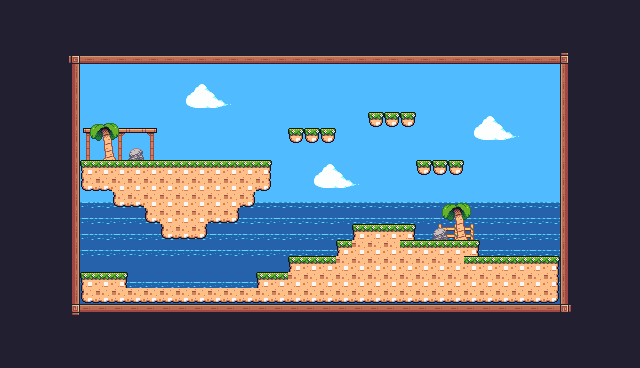

Rendered tile map (Tiled .tmx) drawn with the repository's tilesets; below, a short description and the map source with its tile grids summarised:
An orthogonal 40x23 tile map with 16x16 px tiles, 7 tile layers (Tile Layer 1, Tile Layer 2, Tile Layer 3, Tile Layer 4, ...), 12 tilesets and 28 objects (5x Coins, 3x Platform, 2x Saw, Player, Checkpoint).

<map version="1.10" tiledversion="1.10.2" orientation="orthogonal" renderorder="right-down" width="40" height="23" tilewidth="16" tileheight="16" infinite="0" nextlayerid="11" nextobjectid="80">
 <tileset firstgid="1" source="General Terrain.tsx" />
 <tileset firstgid="243" source="Sky.tsx" />
 <tileset firstgid="477" source="Sky Complete.tsx" />
 <tileset firstgid="711" source="More Grassland.tsx" />
 <tileset firstgid="851" source="Extra Plants.tsx" />
 <tileset firstgid="901" source="Foreground.tsx" />
 <tileset firstgid="1135" source="Earth terrain.tsx" />
 <tileset firstgid="1305" source="Hills.tsx" />
 <tileset firstgid="1539" source="Big Mountain.tsx" />
 <tileset firstgid="1773" source="Water.tsx" />
 <tileset firstgid="1777" source="Water terrain.tsx" />
 <tileset firstgid="1947" source="Water entities.tsx" />
 <layer id="1" name="Tile Layer 1" width="40" height="23">
  <data>[920 cells, 920 non-empty, 230 distinct tile ids]</data>
 </layer>
 <layer id="2" name="Tile Layer 2" width="40" height="23">
  <data>[920 cells, 468 non-empty, 120 distinct tile ids]</data>
 </layer>
 <layer id="3" name="Tile Layer 3" width="40" height="23">
  <data>[920 cells, 510 non-empty, 43 distinct tile ids]</data>
 </layer>
 <layer id="4" name="Tile Layer 4" width="40" height="23">
  <data>[920 cells, 472 non-empty, 57 distinct tile ids]</data>
 </layer>
 <layer id="6" name="Tile Layer 5" width="40" height="23">
  <data>[920 cells, 459 non-empty, 66 distinct tile ids]</data>
 </layer>
 <layer id="7" name="Tile Layer 6" width="40" height="23">
  <data>[920 cells, 405 non-empty, 95 distinct tile ids]</data>
 </layer>
 <layer id="8" name="Tile Layer 7" width="40" height="23">
  <data>[920 cells, 484 non-empty, 38 distinct tile ids]</data>
 </layer>
 <objectgroup id="9" name="Spawnpoints">
  <object id="2" name="Player" type="Player" x="96" y="128" width="31.9228" height="31.4568" />
  <object id="5" name="Saw H" type="Saw" x="192" y="272" width="32" height="32">
   <properties>
    <property name="isVertical" type="bool" value="false" />
    <property name="offNeg" type="float" value="4" />
    <property name="offPos" type="float" value="2" />
   </properties>
  </object>
  <object id="6" name="Checkpoint" type="Checkpoint" x="496" y="192" width="64" height="64" />
  <object id="7" name="coin" type="Coins" x="96" y="256" width="16" height="16" />
  <object id="8" name="coin" type="Coins" x="304" y="112" width="16" height="16" />
  <object id="9" name="coin" type="Coins" x="208" y="144" width="16" height="16" />
  <object id="12" name="coin" type="Coins" x="432" y="144" width="16" height="16" />
  <object id="13" name="coin" type="Coins" x="384" y="96" width="16" height="16" />
  <object id="14" name="Saw V" type="Saw" x="464" y="64" width="32" height="32">
   <properties>
    <property name="isVertical" type="bool" value="true" />
    <property name="offNeg" type="float" value="0" />
    <property name="offPos" type="float" value="5" />
   </properties>
  </object>
 </objectgroup>
 <objectgroup id="10" name="Collisions">
  <object id="37" x="64" y="48" width="496" height="16" />
  <object id="38" x="80" y="304" width="496" height="16" />
  <object id="40" x="64" y="64" width="16" height="256" />
  <object id="42" x="560" y="48" width="16" height="256" />
  <object id="52" type="Platform" x="368" y="112" width="48" height="16" />
  <object id="54" type="Platform" x="416" y="160" width="48" height="16" />
  <object id="55" type="Platform" x="288" y="128" width="48" height="16" />
  <object id="68" x="80" y="160" width="192" height="32" />
  <object id="69" x="112" y="192" width="144" height="16" />
  <object id="70" x="144" y="208" width="96" height="16" />
  <object id="71" x="160" y="224" width="48" height="16" />
  <object id="72" x="80" y="272" width="48" height="32" />
  <object id="73" x="128" y="288" width="128" height="16" />
  <object id="74" x="256" y="272" width="32" height="32" />
  <object id="75" x="288" y="256" width="48" height="48" />
  <object id="76" x="336" y="240" width="16" height="64" />
  <object id="77" x="352" y="224" width="64" height="80" />
  <object id="78" x="416" y="240" width="64" height="64" />
  <object id="79" x="480" y="256" width="80" height="48" />
 </objectgroup>
</map>
